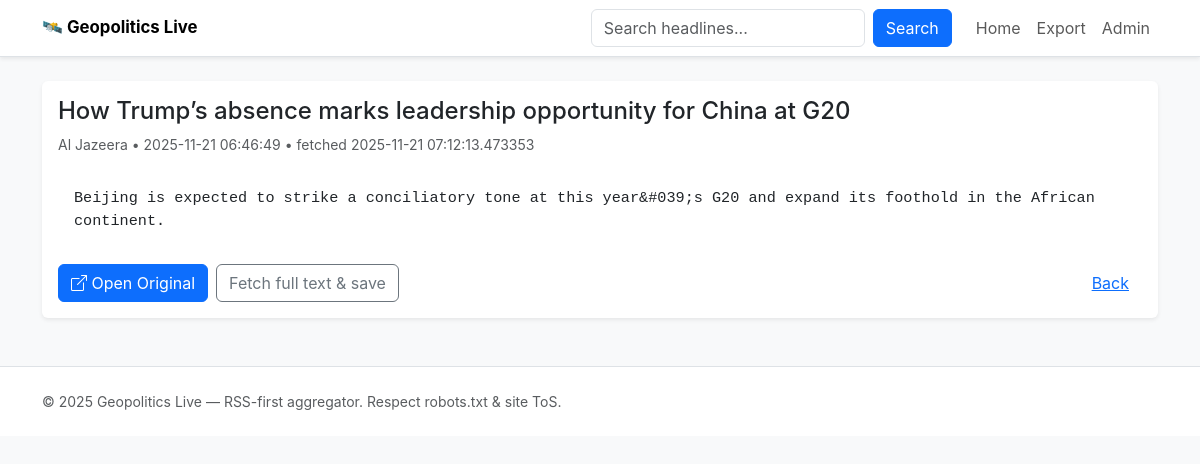
The app's page /article/1 with its own data.
### geopolitics_simple.py (models this page shows)
class Article(Base):
    __tablename__ = "articles"
    id = Column(Integer, primary_key=True)
    source = Column(String(255), index=True)
    title = Column(String(1024))
    url = Column(String(2048), unique=True, index=True)
    summary = Column(Text)
    published = Column(DateTime, nullable=True)
    fetched_at = Column(DateTime, default=datetime.utcnow)
    __table_args__ = (UniqueConstraint('url', name='uq_url'),)

### geopolitics_simple.py (the view)
@app.route("/article/<int:article_id>")
def article_view(article_id):
    session = SessionLocal()
    try:
        art = session.query(Article).get(article_id)
    finally:
        session.close()
    if not art:
        abort(404)
    return render_template("article.html", article=art)

### geopolitics_simple.py (called while the page is built)
@app.context_processor
def inject_now():
    return {'now': datetime.utcnow}

### templates/article.html (shortened to what this page needs)
{% extends "layout.html" %}
{% block content %}
<div class="card shadow-sm">
  <div class="card-body">
    <h1 class="h4">{{ article.title }}</h1>
    <div class="text-muted small mb-3">{{ article.source }} • {{ article.published or '' }} • fetched {{ article.fetched_at }}</div>
    <div class="mb-3">
      {% if article.summary %}
        <div class="card p-3 mb-2"><pre style="white-space:pre-wrap;border:none;background:transparent;padding:0;margin:0;">{{ article.summary }}</pre></div>
      {% else %}
        <p class="text-muted">No summary saved yet.</p>
      {% endif %}
    </div>
    <div class="d-flex gap-2">
      <a href="{{ article.url }}" target="_blank" class="btn btn-primary"><i class="bi bi-box-arrow-up-right"></i> Open Original</a>
      <form method="post" action="{{ url_for('article_fetch_full', article_id=article.id) }}">
        <button type="submit" class="btn btn-outline-secondary">Fetch full text &amp; save</button>
      </form>
      <a href="{{ url_for('index') }}" class="btn btn-link ms-auto">Back</a>
    </div>
  </div>
</div>
{% endblock %}

### templates/css/style.css (style rules this page uses)
body { font-family: Inter, system-ui, -apple-system, "Segoe UI", Roboto, "Helvetica Neue", Arial; }
.card { border: none; }
.card .card-body pre { font-family: ui-monospace, SFMono-Regular, Menlo, Monaco, "Roboto Mono", monospace; font-size: 0.95rem; }

### records on screen
Article: title "How Trump’s absence marks leadership opportunity for China at G20", source "Al Jazeera", published "2025-11-21 06:46:49", fetched_at "2025-11-21 07:12:13.473353", summary "Beijing is expected to strike a conciliatory tone at this year&#039;s G20 and expand its foothold in the African continent."
